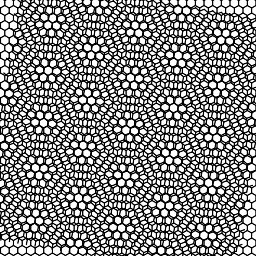
#> input picture hw1_carl/lattice.png, 256 x 256 px
$ jupyter execute --allow-errors 2Dfft.ipynb   (shell and % lines are left out)
#> lines starting #> are read from the running program, lines starting #| are printed output that depends on the picture
[cell 1]
%pylab inline

[cell 2]
N = 64
x = np.linspace(-10,10,N)
y = np.linspace(-10,10,N)

[cell 3]
R = 2
xx, yy = np.meshgrid(x, y, sparse=True)
z = (np.sqrt(xx**2 + yy**2) >= R)*1
plt.imshow(z, "gray")
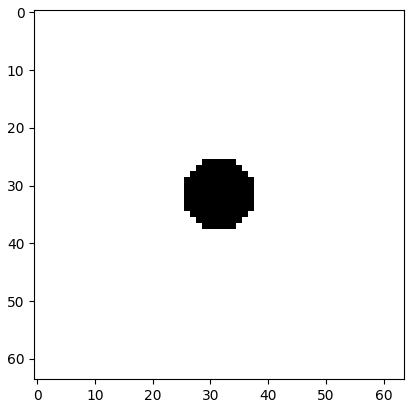
#> figure drawn by matplotlib, 1 panel

[cell 4]
Fz = np.fft.fft2(z)
Fzcenter = np.fft.fftshift(Fz)
plt.imshow(np.log(1+np.abs(Fzcenter)), "gray")
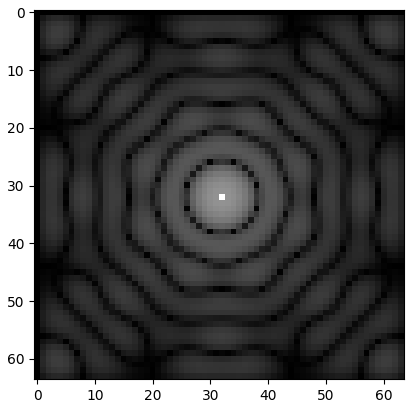
#> figure drawn by matplotlib, 1 panel

[cell 5]
from PIL import Image, ImageOps

[cell 6]
bilayer = np.array(ImageOps.grayscale(Image.open('lattice.png')))
plt.imshow(bilayer, "gray")

[cell 7]
Fbilayer = np.fft.fft2(bilayer)
Fbilayercenter = np.fft.fftshift(Fbilayer)
plt.imshow(np.log(1+np.abs(Fbilayercenter)), "gray")
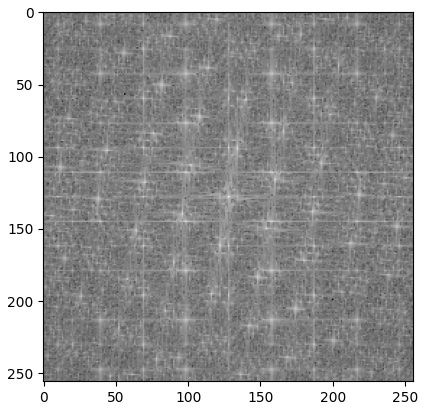
#> figure drawn by matplotlib, 1 panel

[cell 8]
R = 1
xx, yy = np.meshgrid(x, y, sparse=True)
lowpass = (np.sqrt(xx**2 + yy**2) <= R)*1
plt.imshow(lowpass, "gray")
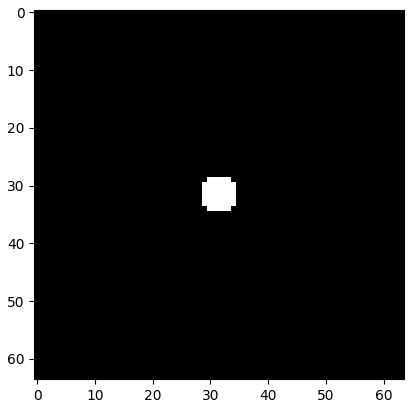
#> figure drawn by matplotlib, 1 panel
